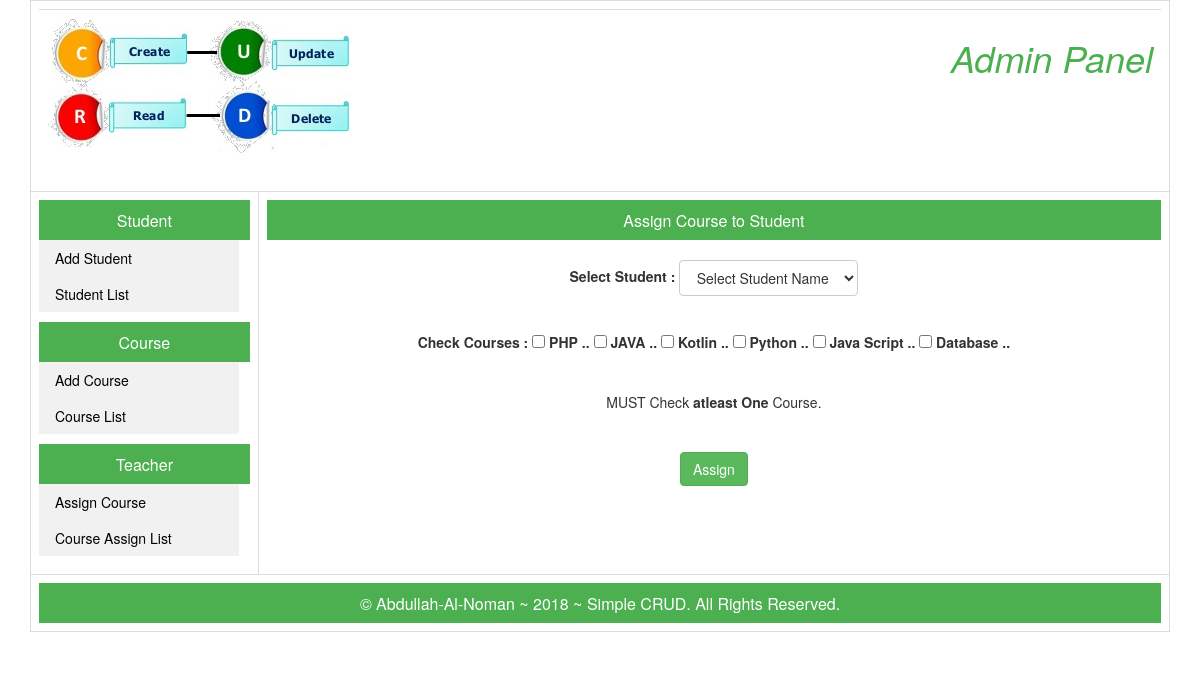
/admin/index.php?s=10, run on the app's committed database.
### tables this page shows
CREATE TABLE `courses` (
  `course_id` int(11) NOT NULL,
  `course_name` varchar(99) NOT NULL,
  `course_code` varchar(10) NOT NULL,
  `course_details` varchar(255) NOT NULL,
  `course_add_date` timestamp NOT NULL DEFAULT CURRENT_TIMESTAMP,
  `course_modified_date` datetime NOT NULL DEFAULT CURRENT_TIMESTAMP,
  `course_status` int(1) NOT NULL
);

### admin/course-assign.php (the view, shortened to what this page needs)
<?php
include("config.php");
$query2 = "SELECT course_id, course_name FROM courses";
$stmt2 = $connection->query($query2);
$results2 = $stmt2->fetchAll(PDO::FETCH_ASSOC);
?>
<div align="center" class="headline">Assign Course to Student</div>
<br>
<center>
<form action="course-assign-store.php" method="POST">
<div class="box">
 <div class="form-group">
            <label>Select Student : </label>
 <select name="student_id" class="btn btn-default" required>
            <option value="">Select Student Name</option>
</select>
        </div>
<br>
        <div class="form-group">
                <label>Check Courses : </label>
            <?php
                    foreach ($results2 as $data2) {
            ?>
<input id="<?php echo $data2['course_id']; ?>" type="checkbox" name="course_id[]" value="<?php echo $data2['course_id']; ?>">
<label for="<?php echo $data2['course_id']; ?>">
<?php echo $data2['course_name']."  ..  " ; ?></label>
<?php }  ?>
            </div>
<br>MUST Check <b>atleast One</b> Course. <br><br><br>
            <div class="form-group">
                <input type="submit" name="assign" value="Assign" class="btn btn-success">
            </div>
</div>
</form>
</center>

### css/style.css (style rules this page uses)
.headline { font-size: 16px; padding: 10px 0 10px 0; height: 40px; background-color: #4CAF50; color: white; }

### data on the page
courses: course_name "PHP"
courses: course_name "JAVA"
courses: course_name "Kotlin"
courses: course_name "Python"
courses: course_name "Java Script"
courses: course_name "Database"
